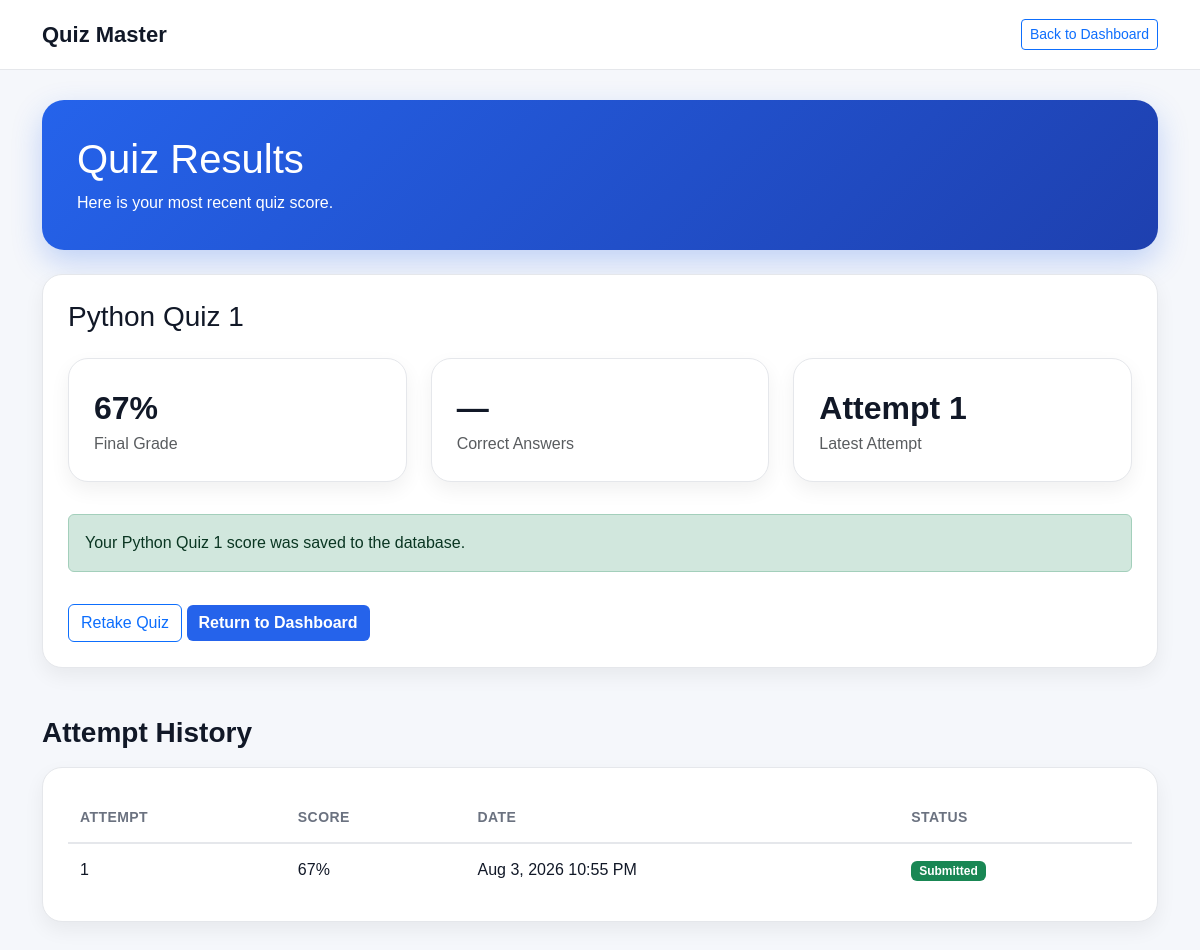
The app's page /student/quiz_results.php (signed in) with its own data.
### tables this page shows
CREATE TABLE quiz_attempts (
    attempt_id INT AUTO_INCREMENT PRIMARY KEY,
    quiz_id INT NOT NULL,
    student_id INT NOT NULL,
    attempt_number INT NOT NULL,
    score INT DEFAULT 0,
    correct_answers INT NULL,
    total_questions INT NULL,
    status VARCHAR(30) DEFAULT 'Submitted',
    submitted_at TIMESTAMP DEFAULT CURRENT_TIMESTAMP,

    FOREIGN KEY (quiz_id) REFERENCES quizzes(quiz_id),
    FOREIGN KEY (student_id) REFERENCES users(user_id)
);

CREATE TABLE quizzes (
    quiz_id INT AUTO_INCREMENT PRIMARY KEY,
    title VARCHAR(150) NOT NULL,
    class_name VARCHAR(100),
    html_file_path VARCHAR(255),
    total_points INT,
    attempts_allowed INT DEFAULT 1,
    resubmission_allowed BOOLEAN DEFAULT FALSE,
    due_date DATETIME NULL,
    is_active TINYINT(1) DEFAULT 1,
    created_by INT,
    created_at TIMESTAMP DEFAULT CURRENT_TIMESTAMP,
    FOREIGN KEY (created_by) REFERENCES users(user_id)
);

### includes/auth.php (called while the page is built, shortened)
<?php
function current_user_id(): ?int
{
    return isset($_SESSION['user_id']) ? (int) $_SESSION['user_id'] : null;
}

### includes/functions.php (called while the page is built, shortened)
<?php
function get_attempts_for_student(PDO $pdo, int $studentId, ?int $quizId = null): array
{
    if ($quizId !== null) {
        $stmt = $pdo->prepare(
            'SELECT a.*, q.title AS quiz_title
             FROM quiz_attempts a
             JOIN quizzes q ON q.quiz_id = a.quiz_id
             WHERE a.student_id = :student_id AND a.quiz_id = :quiz_id
             ORDER BY a.attempt_number ASC'
        );
        $stmt->execute(['student_id' => $studentId, 'quiz_id' => $quizId]);
    } else {
        $stmt = $pdo->prepare(
            'SELECT a.*, q.title AS quiz_title
             FROM quiz_attempts a
             JOIN quizzes q ON q.quiz_id = a.quiz_id
             WHERE a.student_id = :student_id
             ORDER BY a.submitted_at ASC'
        );
        $stmt->execute(['student_id' => $studentId]);
    }
    return $stmt->fetchAll();
}

### student/quiz_results.php (the view, shortened to what this page needs)
<?php
require_once __DIR__ . '/../includes/auth.php';
require_once __DIR__ . '/../includes/db.php';
require_once __DIR__ . '/../includes/functions.php';
$studentId = current_user_id();
$allAttempts = get_attempts_for_student($pdo, $studentId);
$latest = null;
if ($latest === null && count($allAttempts) > 0) {
    $latest = $allAttempts[count($allAttempts) - 1];
}
$quizTitle = $latest['quiz_title'] ?? 'Quiz';
$quizId    = $latest ? (int) $latest['quiz_id'] : 0;
$attempts  = $quizId ? get_attempts_for_student($pdo, $studentId, $quizId) : [];
$correctCount = $latest['correct_answers'] ?? null;
$totalCount   = $latest['total_questions'] ?? null;
?>
<!DOCTYPE html>
<html lang="en">
<head>
    <link href="https://cdn.jsdelivr.net/npm/bootstrap@5.3.3/dist/css/bootstrap.min.css" rel="stylesheet">
    <link rel="stylesheet" href="../assets/css/quizmaster.css?v=1">
</head>
<body>
<div class="topbar">
    <div class="container d-flex justify-content-between align-items-center">
        <div class="brand">Quiz Master</div>
        <a href="index.php" class="btn btn-outline-primary btn-sm">Back to Dashboard</a>
    </div>
</div>
<div class="container">
    <div class="hero">
        <h1>Quiz Results</h1>
        <p class="mb-0">Here is your most recent quiz score.</p>
    </div>
    <div class="card-box mt-4 mb-5">
        <h3><?= htmlspecialchars($quizTitle) ?></h3>
        <?php if ($latest): ?>
            <div class="row mt-4">
                <div class="col-md-4 mb-3">
                    <div class="card-box">
                        <div class="stat-number"><?= (int) $latest['score'] ?>%</div>
                        <p class="mb-0 text-muted">Final Grade</p>
                    </div>
                </div>
                <div class="col-md-4 mb-3">
                    <div class="card-box">
                        <div class="stat-number">
                            <?= !empty($totalCount)
                                ? (int) $correctCount . '/' . (int) $totalCount
                                : '&mdash;' ?>
                        </div>
                        <p class="mb-0 text-muted">Correct Answers</p>
                    </div>
                </div>
                <div class="col-md-4 mb-3">
                    <div class="card-box">
                        <div class="stat-number">Attempt <?= (int) $latest['attempt_number'] ?></div>
                        <p class="mb-0 text-muted">Latest Attempt</p>
                    </div>
                </div>
            </div>
            <div class="alert alert-success mt-3">
                Your <?= htmlspecialchars($quizTitle) ?> score was saved to the database.
            </div>
            <a href="quiz_take.php?quiz_id=<?= $quizId ?>" class="btn btn-outline-primary mt-3">Retake Quiz</a>
            <a href="index.php" class="btn btn-main mt-3">Return to Dashboard</a>
        <?php else: ?>
            <p class="text-muted">No quiz result found yet.</p>
            <a href="index.php" class="btn btn-main">Return to Dashboard</a>
        <?php endif; ?>
    </div>
    <h3 class="section-title">Attempt History</h3>
    <div class="card-box mb-5">
        <table class="data-table">
            <thead>
                <tr>
                    <th>Attempt</th>
                    <th>Score</th>
                    <th>Date</th>
                    <th>Status</th>
                </tr>
            </thead>
            <tbody>
                <?php if (count($attempts) === 0): ?>
                    <tr>
                        <td colspan="4" class="text-muted">No quiz attempts yet.</td>
                    </tr>
                <?php else: ?>
                    <?php foreach ($attempts as $attempt): ?>
                        <tr>
                            <td><?= (int) $attempt['attempt_number'] ?></td>
                            <td><?= (int) $attempt['score'] ?>%</td>
                            <td><?= htmlspecialchars(date('M j, Y g:i A', strtotime($attempt['submitted_at']))) ?></td>
                            <td><span class="badge bg-success"><?= htmlspecialchars($attempt['status']) ?></span></td>
                        </tr>
                    <?php endforeach; ?>
                <?php endif; ?>
            </tbody>
        </table>
    </div>
</div>
</body>
</html>

### assets/css/quizmaster.css (style rules this page uses)
body { background: #f5f7fb; font-family: Arial, sans-serif; color: #111827; }
.topbar { background: #ffffff; border-bottom: 1px solid #e5e7eb; padding: 18px 0; }
.brand { font-size: 22px; font-weight: 800; }
.topbar a { text-decoration: none; }
.hero { background: linear-gradient(135deg, #2563eb, #1e40af); color: white; border-radius: 22px; padding: 35px; margin-top: 30px; box-shadow: 0 12px 30px rgba(37, 99, 235, 0.25); }
.card-box { background: white; border-radius: 20px; border: 1px solid #e5e7eb; box-shadow: 0 8px 20px rgba(0, 0, 0, 0.06); padding: 25px; }
.stat-number { font-size: 32px; font-weight: 800; }
.section-title { font-weight: 800; margin-top: 35px; margin-bottom: 18px; }
.btn-main { background: #2563eb; color: white; border: none; font-weight: 700; }
.data-table { width: 100%; margin-bottom: 0; }
.data-table thead th { border-bottom: 2px solid #e5e7eb; color: #6b7280; font-weight: 700; font-size: 14px; text-transform: uppercase; letter-spacing: 0.03em; }
.data-table td, .data-table th { padding: 14px 12px; vertical-align: middle; }

### records on screen
quiz_attempts: quiz.title "Python Quiz 1", score "67", attempt_number "1", submitted_at "Aug 3, 2026 10:55 PM", status "Submitted"
